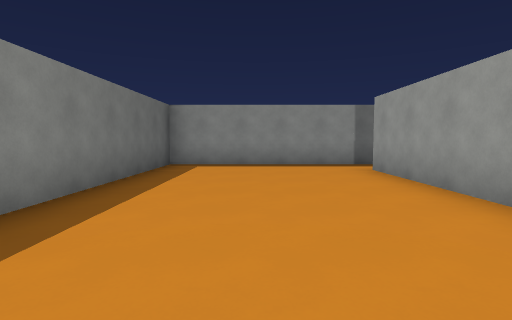
[1] (above)

16 first-person views from a walk through a 3-D level made in the Godot game engine. The camera is 1.3 m above the floor, tilts 4° down and sees 80° across. The floor is counted in squares, 2 m on a side. Each view is taken from the middle of a square. On the plan, view 1 faces up. The plan holds only what a view shows up to about 10 squares ahead; the rest is blank. Surface patterns are stand-ins for the level's own textures.

[2]
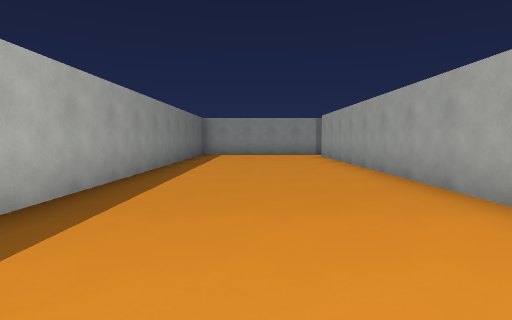

[3]
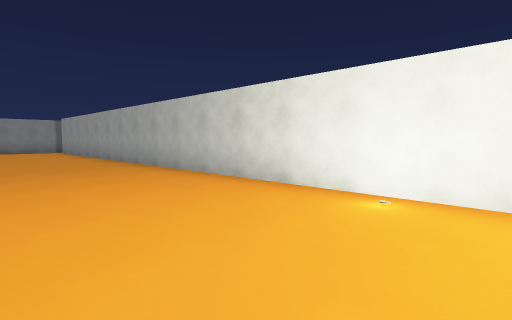

[4]
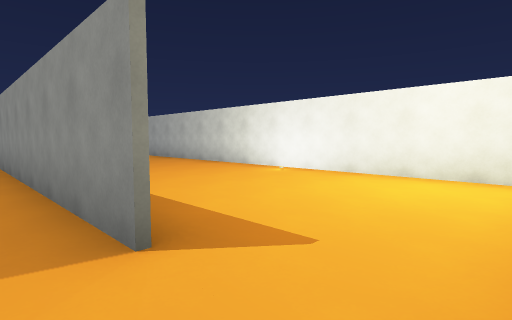

[5]
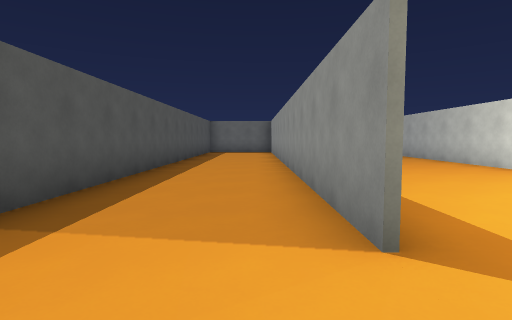

[6]
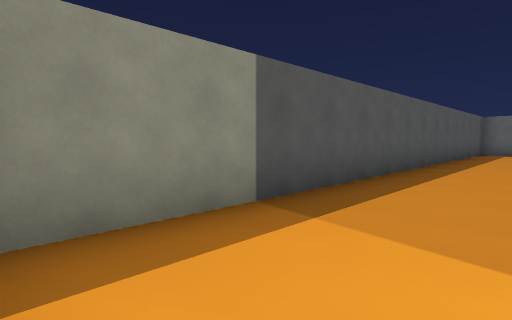

[7]
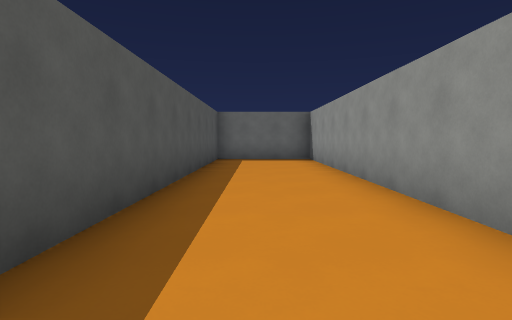

[8]
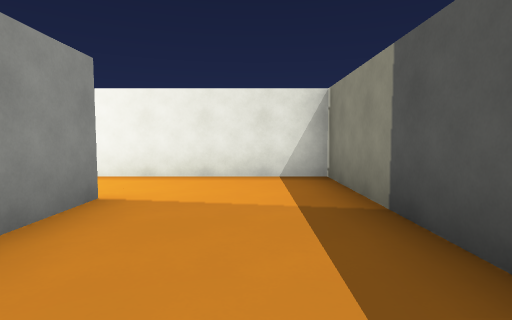

[9]
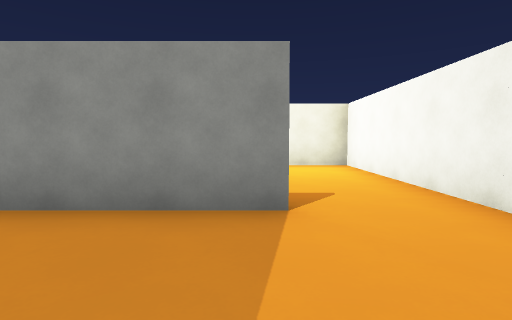

[10]
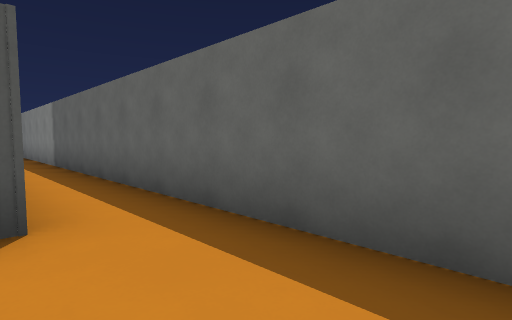

[11]
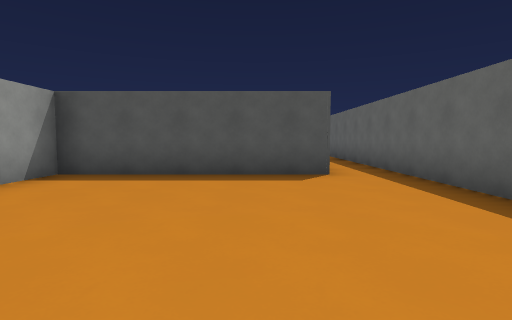

[12]
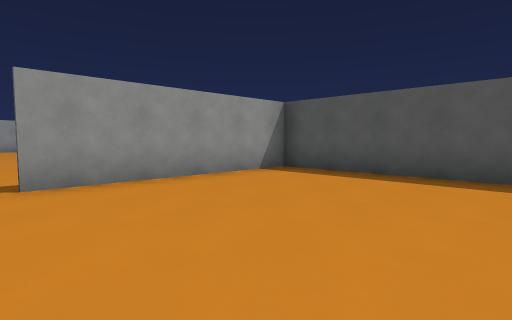

[13]
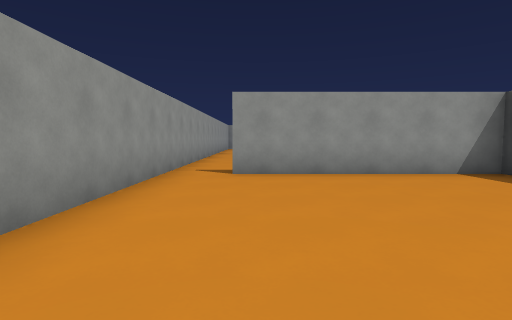

[14]
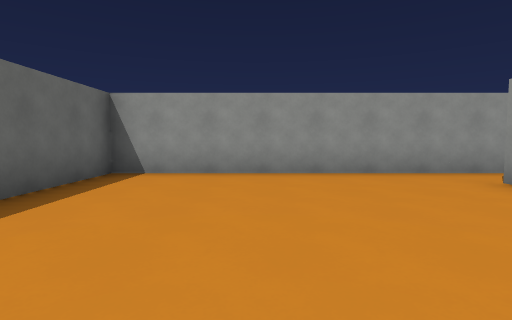

[15]
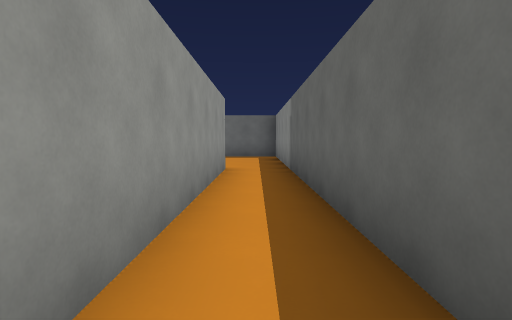

[16]
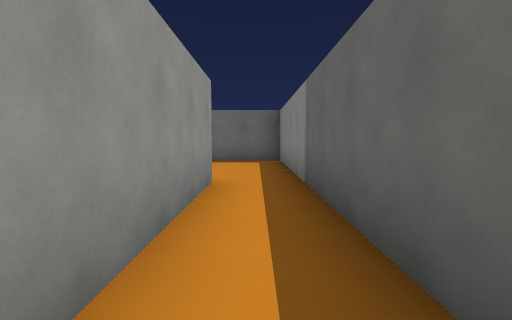

### Floor plan
Points are (right, up) in squares from view 1. A wall is a line through its corners. A room is listed if a view was taken in it or the views show most of it. See-through windows are left out.
Room 1 (views 1, 2, 3)
walls: (2.5, 7.7) (-2.2, 7.7) (-2.2, -2.5); (-1.5, -12.2) (2.4, -12.2) (2.4, 6.3)
ways out: opening at (-2, -11.5) to room 2; opening at (3, 7) to room 3
objects: other object (2, -8)
Room 2 (views 4, 5, 6, 7, 8, 9)
walls: (-2.3, -10.4) (-2.3, 2.8) (-5.2, 2.8) (-5.2, -12.2) (-1.5, -12.2)
ways out: opening at (-2, -11.5) to room 1
Room 3 (views 10, 11, 12, 13, 14, 15, 16)
walls: (14.7, 1.5) (14.7, 7.7) (2.5, 7.7); (2.4, 6.3) (8.5, 6.3) (8.5, 1.4) (13.5, 1.4)
ways out: opening at (3, 7) to room 1; opening at (14, 1)

Positions as (right, up) in squares from view 1, and headings:
1: (0, 0), facing up
2: (0, -5), facing up
3: (-1, -9), facing up-right
4: (-3, -12), facing up-right
5: (-3, -12), facing up
6: (-3, -12), facing up-left
7: (-4, -7), facing up
8: (-4, -7), facing down
9: (-5, -10), facing right
10: (11, 6), facing up-left
11: (14, 5), facing left
12: (14, 6), facing down-left
13: (13, 7), facing down
14: (9, 5), facing right
15: (9, 7), facing left
16: (7, 7), facing left
